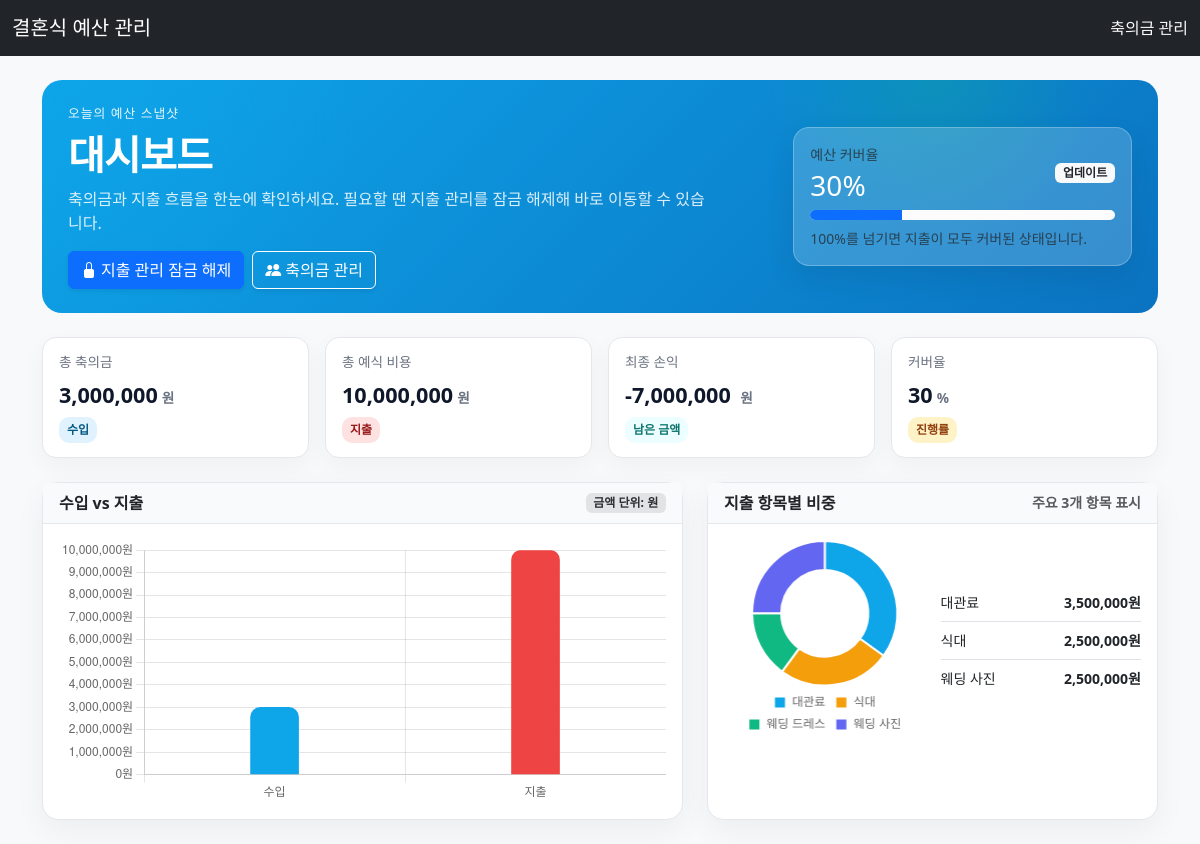
The page / on the database its author committed.
### models.py (models this page shows)
class Expense(db.Model):
    id = db.Column(db.Integer, primary_key=True)
    category = db.Column(db.String(50), nullable=False)
    description = db.Column(db.String(200))
    amount = db.Column(db.Integer, nullable=False)

### dashboard_routes.py (the view)
@dashboard_bp.route('/')
def index():
    total_income = db.session.query(
        func.coalesce(func.sum(Guest.amount), 0)
    ).scalar()
    total_expense = db.session.query(
        func.coalesce(func.sum(Expense.amount), 0)
    ).scalar()
    net_profit = total_income - total_expense
    coverage_percent = int(round((total_income / total_expense) * 100)) if total_expense else 0
    expense_rows = db.session.query(
        Expense.category,
        func.coalesce(func.sum(Expense.amount), 0)
    ).group_by(Expense.category).all()
    expense_labels = [row[0] for row in expense_rows]
    expense_values = [row[1] for row in expense_rows]
    top_expenses = sorted(
        [{'category': label, 'amount': value} for label, value in expense_rows],
        key=lambda x: x['amount'],
        reverse=True
    )[:3]
    return render_template(
        'index.html',
        total_income=total_income,
        total_expense=total_expense,
        net_profit=net_profit,
        coverage_percent=coverage_percent,
        expense_labels=expense_labels,
        expense_values=expense_values,
        top_expenses=top_expenses
    )

### templates/index.html (shortened to what this page needs)
{% extends 'base.html' %}
{% block content %}
{% set coverage_clamped = 150 if coverage_percent > 150 else coverage_percent %}
<div class="dashboard-hero mb-4">
    <div class="row align-items-center">
        <div class="col-lg-8">
            <p class="hero-kicker mb-2 text-uppercase">오늘의 예산 스냅샷</p>
            <h1 class="hero-title mb-2">대시보드</h1>
            <p class="hero-subtext mb-3">
                축의금과 지출 흐름을 한눈에 확인하세요. 필요할 땐 지출 관리를 잠금 해제해 바로 이동할 수 있습니다.
            </p>
            <div class="d-flex flex-wrap gap-2">
                {% if session.get('expenses_unlocked') %}
                    <div class="d-flex flex-wrap gap-2">
                        <a class="btn btn-light text-primary-emphasis shadow-sm" href="{{ url_for('expenses.list_expenses') }}">
                            <i class="bi bi-unlock-fill me-1"></i>지출 관리 바로 가기
                        </a>
                        <form method="post" action="{{ url_for('expenses.lock') }}">
                            <button class="btn btn-outline-light shadow-sm" type="submit">
                                <i class="bi bi-lock-fill me-1"></i>다시 잠그기
                            </button>
                        </form>
                    </div>
                {% else %}
                    <button class="btn btn-primary shadow-sm" data-bs-toggle="modal" data-bs-target="#expenseAccessModal">
                        <i class="bi bi-lock-fill me-1"></i>지출 관리 잠금 해제
                    </button>
                {% endif %}
                <a class="btn btn-outline-light text-white border-white shadow-sm" href="{{ url_for('guests.list_guests') }}">
                    <i class="bi bi-people-fill me-1"></i>축의금 관리
                </a>
            </div>
        </div>
        <div class="col-lg-4 mt-3 mt-lg-0">
            <div class="hero-mini-card">
                <div class="d-flex justify-content-between align-items-center mb-2">
                    <div>
                        <div class="text-muted small mb-1">예산 커버율</div>
                        <div class="h3 mb-0">{{ coverage_percent }}%</div>
                    </div>
                    <span class="badge bg-light text-dark">업데이트</span>
                </div>
                <div class="progress bg-light-subtle" style="height: 10px;">
                    <div class="progress-bar" role="progressbar" style="width: {{ coverage_clamped }}%;" aria-valuenow="{{ coverage_percent }}" aria-valuemin="0" aria-valuemax="150"></div>
                </div>
                <p class="small text-muted mt-2 mb-0">100%를 넘기면 지출이 모두 커버된 상태입니다.</p>
            </div>
        </div>
    </div>
</div>
<div class="row g-3 mb-4">
    <div class="col-md-3">
        <div class="summary-card income">
            <div class="summary-label">총 축의금</div>
            <div class="summary-value">{{ "{:,}".format(total_income) }}<span class="summary-unit">원</span></div>
            <div class="summary-chip">수입</div>
        </div>
    </div>
    <div class="col-md-3">
        <div class="summary-card expense">
            <div class="summary-label">총 예식 비용</div>
            <div class="summary-value">{{ "{:,}".format(total_expense) }}<span class="summary-unit">원</span></div>
            <div class="summary-chip">지출</div>
        </div>
    </div>
    <div class="col-md-3">
        <div class="summary-card balance">
            <div class="summary-label">최종 손익</div>
            <div class="summary-value">
                {% if net_profit >= 0 %}
                    +{{ "{:,}".format(net_profit) }}
                {% else %}
                    -{{ "{:,}".format(net_profit|abs) }}
                {% endif %}
                <span class="summary-unit">원</span>
            </div>
            <div class="summary-chip">남은 금액</div>
        </div>
    </div>
    <div class="col-md-3">
        <div class="summary-card cover">
            <div class="summary-label">커버율</div>
            <div class="summary-value">{{ coverage_percent }}<span class="summary-unit">%</span></div>
            <div class="summary-chip">진행률</div>
        </div>
    </div>
</div>
<div class="row g-4">
    <div class="col-lg-7">
        <div class="card dashboard-card h-100">
            <div class="card-header d-flex align-items-center justify-content-between">
                <span class="fw-semibold">수입 vs 지출</span>
                <span class="badge bg-secondary-subtle text-secondary-emphasis">금액 단위: 원</span>
            </div>
            <div class="card-body">
                <canvas id="incomeExpenseChart" height="130"></canvas>
            </div>
        </div>
    </div>
    <div class="col-lg-5">
        <div class="card dashboard-card h-100">
            <div class="card-header d-flex align-items-center justify-content-between">
                <span class="fw-semibold">지출 항목별 비중</span>
                <span class="text-muted small">주요 3개 항목 표시</span>
            </div>
            <div class="card-body">
                <div class="row g-3 align-items-center">
                    <div class="col-sm-6">
                        <canvas id="expensePieChart" height="140"></canvas>
                    </div>
                    <div class="col-sm-6">
                        {% if top_expenses %}
                            <ul class="list-group list-group-flush small">
                                {% for item in top_expenses %}
                                    <li class="list-group-item px-0 d-flex justify-content-between">
                                        <span>{{ item.category }}</span>
                                        <strong>{{ "{:,}".format(item.amount) }}원</strong>
                                    </li>
                                {% endfor %}
                            </ul>
                        {% else %}
                            <p class="text-muted mb-0">등록된 지출 항목이 없습니다.</p>
                        {% endif %}
                    </div>
                </div>
            </div>
        </div>
    </div>
</div>
{% endblock %}
{% block scripts %}
<script>
    const totalIncome = {{ total_income }};
    const totalExpense = {{ total_expense }};
    const expenseLabels = {{ expense_labels | tojson }};
    const expenseValues = {{ expense_values | tojson }};
    const colors = {
        income: '#0ea5e9',
        expense: '#ef4444',
        expensePalette: ['#0ea5e9', '#f59e0b', '#10b981', '#6366f1', '#ef4444', '#a855f7']
    };
    // 1) 수입 vs 지출 막대 차트
    const ctx1 = document.getElementById('incomeExpenseChart').getContext('2d');
    new Chart(ctx1, {
        type: 'bar',
        data: {
            labels: ['수입', '지출'],
            datasets: [{
                label: '금액',
                data: [totalIncome, totalExpense],
                backgroundColor: [colors.income, colors.expense],
                borderRadius: 10,
                barThickness: 48
            }]
        },
        options: {
            responsive: true,
            plugins: {
                legend: { display: false },
                tooltip: {
                    callbacks: {
                        label: (ctx) => new Intl.NumberFormat().format(ctx.parsed.y) + ' 원'
                    }
                }
            },
            scales: {
                y: {
                    beginAtZero: true,
                    ticks: {
                        callback: (value) => new Intl.NumberFormat().format(value) + '원'
                    }
                }
            }
        }
    });
    // 2) 지출 항목별 비중
    const ctx2 = document.getElementById('expensePieChart').getContext('2d');
    new Chart(ctx2, {
        type: 'doughnut',
        data: {
            labels: expenseLabels,
            datasets: [{
                data: expenseValues,
                backgroundColor: colors.expensePalette
            }]
        },
        options: {
            responsive: true,
            cutout: '60%',
            plugins: {
                legend: {
                    position: 'bottom',
                    labels: { boxWidth: 12 }
                },
                tooltip: {
                    callbacks: {
                        label: (ctx) => `${ctx.label}: ${new Intl.NumberFormat().format(ctx.parsed)} 원`
                    }
                }
            }
        }
    });
</script>
{% endblock %}

### static/style.css (style rules this page uses)
body { background-color: #f8f9fa; }
.card-header { font-weight: bold; }
.dashboard-hero { background: radial-gradient(circle at 10% 20%, rgba(14, 165, 233, 0.25), transparent 20%), radial-gradient(circle at 80% 0%, rgba(16, 185, 129, 0.25), transparent 18%), linear-gradient(135deg, #0ea5e9, #0b73c1); color: #fff; border-radius: 20px; padding: 24px 26px; position: relative; overflow: hidden; }
.hero-kicker { letter-spacing: 0.08em; font-size: 0.8rem; opacity: 0.9; }
.hero-title { font-weight: 700; letter-spacing: -0.02em; }
.hero-subtext { max-width: 640px; color: rgba(255, 255, 255, 0.85); }
.hero-mini-card { background: rgba(255, 255, 255, 0.18); border: 1px solid rgba(255, 255, 255, 0.25); border-radius: 16px; padding: 16px; box-shadow: 0 12px 30px rgba(0, 0, 0, 0.08); }
.summary-card { background: #fff; border-radius: 14px; padding: 14px 16px; border: 1px solid #e5e7eb; box-shadow: 0 8px 24px rgba(15, 23, 42, 0.04); height: 100%; }
.summary-card .summary-label { font-size: 0.85rem; color: #6b7280; margin-bottom: 6px; }
.summary-card .summary-value { font-size: 1.35rem; font-weight: 700; color: #0f172a; }
.summary-card .summary-unit { font-size: 0.85rem; color: #6b7280; margin-left: 4px; }
.summary-card .summary-chip { display: inline-block; margin-top: 6px; padding: 4px 8px; border-radius: 10px; font-size: 0.75rem; font-weight: 600; color: #0f172a; background-color: #f3f4f6; }
.summary-card.income .summary-chip { background-color: #e0f2fe; color: #075985; }
.summary-card.expense .summary-chip { background-color: #fee2e2; color: #991b1b; }
.summary-card.balance .summary-chip { background-color: #ecfeff; color: #0f766e; }
.summary-card.cover .summary-chip { background-color: #fef3c7; color: #92400e; }
.dashboard-card { border: 1px solid #e5e7eb; border-radius: 16px; box-shadow: 0 10px 30px rgba(15, 23, 42, 0.05); }
.dashboard-card .card-header { background: #f8fafc; border-bottom: 1px solid #e5e7eb; }

### rows shown on the page
Expense: category "대관료", amount "3,500,000"
Expense: category "웨딩 사진", amount "2,500,000"

### other values the page prints
{{ coverage_percent }} "30"
{{ "{:,}".format(total_income) }} "3,000,000"
{{ "{:,}".format(total_expense) }} "10,000,000"
{{ "{:,}".format(net_profit|abs) }} "7,000,000"
{{ item.category }} "식대"
{{ "{:,}".format(item.amount) }} "2,500,000"
chart data {{ total_income }} 3000000
chart data {{ total_expense }} 10000000
chart data {{ expense_values | tojson }} [3500000, 2500000, 1500000, 2500000]
